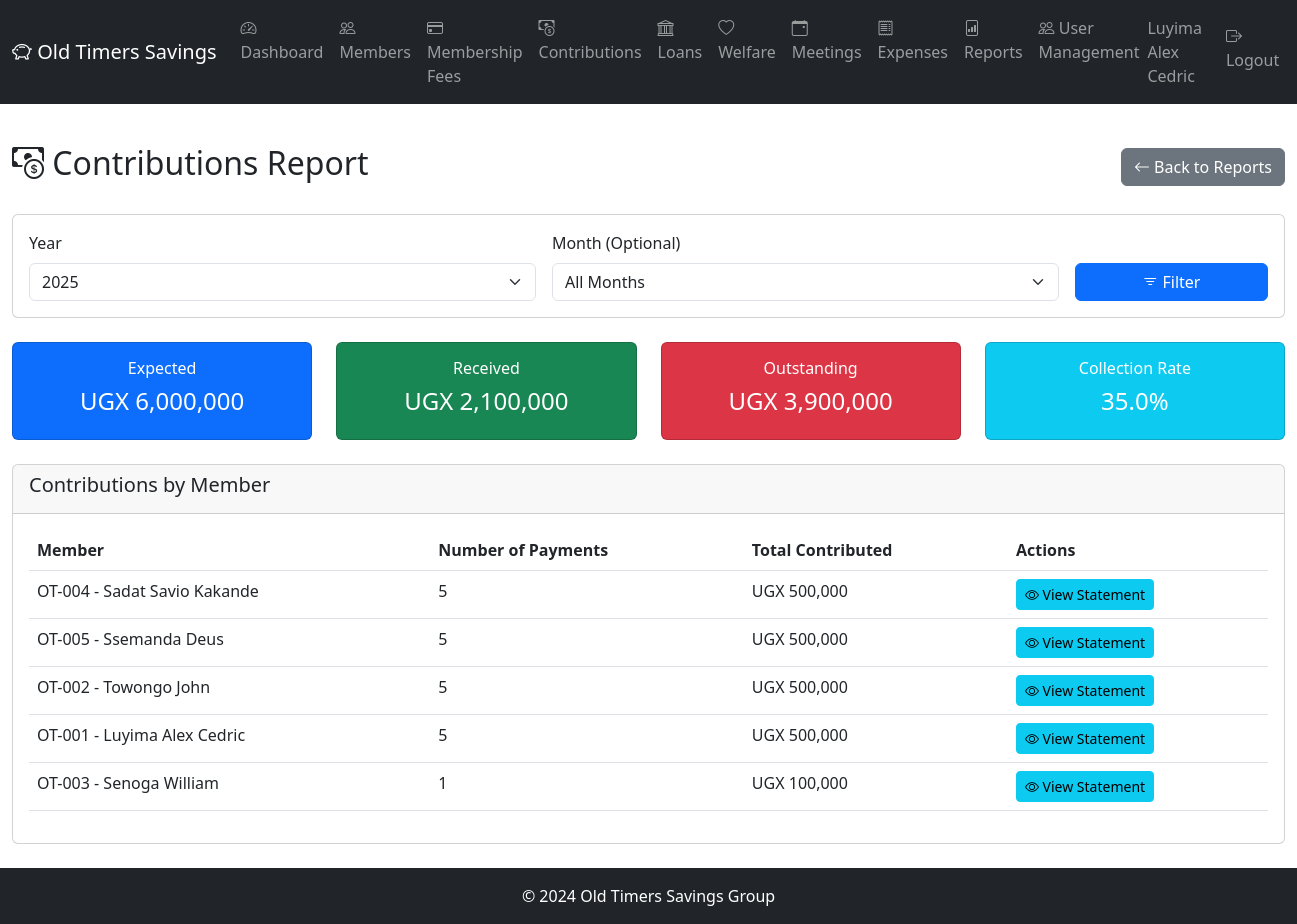
The app's page /reports/contributions (signed in) with its own data.
### app/models/member.py (models this page shows, shortened)
class Member(db.Model):
    __tablename__ = 'members'
    id = db.Column(db.Integer, primary_key=True)
    member_number = db.Column(db.String(10), unique=True, nullable=False)  # OT-001
    full_name = db.Column(db.String(100), nullable=False)
    national_id = db.Column(db.String(20), unique=True)
    date_of_birth = db.Column(db.Date)
    gender = db.Column(db.String(10))  # Male, Female
    phone_primary = db.Column(db.String(20), nullable=False)
    phone_secondary = db.Column(db.String(20))
    email = db.Column(db.String(100))
    physical_address = db.Column(db.Text)
    occupation = db.Column(db.String(100))
    date_joined = db.Column(db.Date, nullable=False)
    membership_fee_paid = db.Column(db.Boolean, default=False)
    membership_fee_date = db.Column(db.Date)
    membership_fee_receipt = db.Column(db.String(20))
    status = db.Column(db.String(20), default='Active')  # Active, Inactive, Suspended, Expelled, Deceased
    total_contributed = db.Column(db.Numeric(15, 2), default=0.00)
    consecutive_months_paid = db.Column(db.Integer, default=0)
    last_contribution_date = db.Column(db.Date)
    qualified_for_benefits = db.Column(db.Boolean, default=False)
    suspension_date = db.Column(db.Date)
    expulsion_date = db.Column(db.Date)
    expulsion_reason = db.Column(db.Text)
    refund_amount = db.Column(db.Numeric(15, 2))
    refund_paid = db.Column(db.Boolean, default=False)
    created_at = db.Column(db.DateTime, default=datetime.utcnow)
    updated_at = db.Column(db.DateTime, default=datetime.utcnow, onupdate=datetime.utcnow)
    created_by = db.Column(db.Integer)
    next_of_kin = db.relationship('NextOfKin', backref='member', lazy='dynamic', cascade='all, delete-orphan')
    contributions = db.relationship('Contribution', backref='member', lazy='dynamic')
    welfare_requests = db.relationship('WelfareRequest', backref='member', lazy='dynamic')
    loans = db.relationship('Loan', backref='member', lazy='dynamic', foreign_keys='Loan.member_id')
    loans_guaranteed1 = db.relationship('Loan', foreign_keys='Loan.guarantor1_id', lazy='dynamic')
    loans_guaranteed2 = db.relationship('Loan', foreign_keys='Loan.guarantor2_id', lazy='dynamic')

### app/routes/reports.py (the view)
@reports.route('/contributions')
@login_required
def contributions_report():
    if not (current_user.is_executive() or current_user.is_super_admin() or current_user.is_auditor()):
        abort(403)
    year = request.args.get('year', type=int)
    month = request.args.get('month', type=int)
    if not year:
        year = date.today().year
    query = Contribution.query
    if month:
        target_month = f"{year}-{month:02d}"
        query = query.filter(Contribution.contribution_month == target_month)
    else:
        query = query.filter(Contribution.contribution_month.like(f"{year}-%"))
    contributions = query.order_by(Contribution.payment_date.desc()).all()
    total_expected = len(Member.query.filter_by(status='Active').all()) * current_app.config['MONTHLY_CONTRIBUTION']
    if month:
        total_expected = total_expected  # For selected month
    else:
        total_expected = total_expected * 12  # For entire year
    total_received = sum(c.amount for c in contributions)
    total_outstanding = total_expected - total_received
    collection_rate = (total_received / total_expected * 100) if total_expected > 0 else 0
    member_contributions = {}
    for contrib in contributions:
        if contrib.member_id not in member_contributions:
            member_contributions[contrib.member_id] = {
                'member': contrib.member,
                'contributions': [],
                'total': 0
            }
        member_contributions[contrib.member_id]['contributions'].append(contrib)
        member_contributions[contrib.member_id]['total'] += contrib.amount
    return render_template('reports/contributions.html',
                         year=year,
                         month=month,
                         contributions=contributions,
                         member_contributions=member_contributions,
                         total_expected=total_expected,
                         total_received=total_received,
                         total_outstanding=total_outstanding,
                         collection_rate=collection_rate)

### app/models/user.py (called while the page is built)
@login_manager.user_loader
def load_user(user_id):
    return User.query.get(int(user_id))

    def is_super_admin(self):
        return self.role == 'SuperAdmin'

    def is_executive(self):
        return self.role == 'Executive'

### app/utils/helpers.py (called while the page is built)
def format_currency(amount):
    if amount is None:
        return "UGX 0"
    try:
        amount = float(amount)
        return f"UGX {amount:,.0f}"
    except (ValueError, TypeError):
        return "UGX 0"

### app/templates/reports/contributions.html (shortened to what this page needs)
{% extends "base.html" %}
{% block content %}
<div class="container-fluid py-4">
    <div class="d-flex justify-content-between align-items-center mb-4">
        <h2><i class="bi bi-cash-coin"></i> Contributions Report</h2>
        <a href="{{ url_for('reports.reports_index') }}" class="btn btn-secondary">
            <i class="bi bi-arrow-left"></i> Back to Reports
        </a>
    </div>
    <div class="card mb-4">
        <div class="card-body">
            <form method="GET" class="row g-3">
                <div class="col-md-5">
                    <label for="year" class="form-label">Year</label>
                    <select class="form-select" id="year" name="year">
                        {% for y in range(2020, 2031) %}
                        <option value="{{ y }}" {% if y == year %}selected{% endif %}>{{ y }}</option>
                        {% endfor %}
                    </select>
                </div>
                <div class="col-md-5">
                    <label for="month" class="form-label">Month (Optional)</label>
                    <select class="form-select" id="month" name="month">
                        <option value="">All Months</option>
                    </select>
                </div>
                <div class="col-md-2 d-flex align-items-end">
                    <button type="submit" class="btn btn-primary w-100">
                        <i class="bi bi-filter"></i> Filter
                    </button>
                </div>
            </form>
        </div>
    </div>
    <div class="row mb-4">
        <div class="col-md-3">
            <div class="card bg-primary text-white">
                <div class="card-body text-center">
                    <h6>Expected</h6>
                    <h4>{{ format_currency(total_expected) }}</h4>
                </div>
            </div>
        </div>
        <div class="col-md-3">
            <div class="card bg-success text-white">
                <div class="card-body text-center">
                    <h6>Received</h6>
                    <h4>{{ format_currency(total_received) }}</h4>
                </div>
            </div>
        </div>
        <div class="col-md-3">
            <div class="card bg-danger text-white">
                <div class="card-body text-center">
                    <h6>Outstanding</h6>
                    <h4>{{ format_currency(total_outstanding) }}</h4>
                </div>
            </div>
        </div>
        <div class="col-md-3">
            <div class="card bg-info text-white">
                <div class="card-body text-center">
                    <h6>Collection Rate</h6>
                    <h4>{{ "%.1f"|format(collection_rate) }}%</h4>
                </div>
            </div>
        </div>
    </div>
    <div class="card">
        <div class="card-header">
            <h5>Contributions by Member</h5>
        </div>
        <div class="card-body">
            {% if member_contributions %}
            <div class="table-responsive">
                <table class="table table-hover">
                    <thead>
                        <tr>
                            <th>Member</th>
                            <th>Number of Payments</th>
                            <th>Total Contributed</th>
                            <th>Actions</th>
                        </tr>
                    </thead>
                    <tbody>
                        {% for member_id, data in member_contributions.items() %}
                        <tr>
                            <td>{{ data.member.member_number }} - {{ data.member.full_name }}</td>
                            <td>{{ data.contributions|length }}</td>
                            <td>{{ format_currency(data.total) }}</td>
                            <td>
                                <a href="{{ url_for('reports.member_statement', member_id=member_id) }}"
                                   class="btn btn-sm btn-info">
                                    <i class="bi bi-eye"></i> View Statement
                                </a>
                            </td>
                        </tr>
                        {% endfor %}
                    </tbody>
                </table>
            </div>
            {% else %}
            <div class="alert alert-info">
                <i class="bi bi-info-circle"></i> No contributions found for the selected period.
            </div>
            {% endif %}
        </div>
    </div>
</div>
{% endblock %}

### app/templates/base.html (shortened to what this page needs)
<!DOCTYPE html>
<html lang="en">
<head>
    <link href="https://cdn.jsdelivr.net/npm/bootstrap@5.3.0/dist/css/bootstrap.min.css" rel="stylesheet">
    <link rel="stylesheet" href="https://cdn.jsdelivr.net/npm/bootstrap-icons@1.10.0/font/bootstrap-icons.css">
</head>
<body>
    {% if current_user.is_authenticated %}
    <nav class="navbar navbar-expand-lg navbar-dark bg-dark">
        <div class="container-fluid">
            <a class="navbar-brand" href="{{ url_for('main.dashboard') }}">
                <i class="bi bi-piggy-bank"></i> Old Timers Savings
            </a>
            <div class="collapse navbar-collapse">
                <ul class="navbar-nav me-auto">
                    <li class="nav-item">
                        <a class="nav-link" href="{{ url_for('main.dashboard') }}">
                            <i class="bi bi-speedometer2"></i> Dashboard
                        </a>
                    </li>
                    {% if current_user.is_super_admin() or current_user.is_executive() or current_user.is_auditor() %}
                    <li class="nav-item">
                        <a class="nav-link" href="{{ url_for('members.list_members') }}">
                            <i class="bi bi-people"></i> Members
                        </a>
                    </li>
                    <li class="nav-item">
                        <a class="nav-link" href="{{ url_for('membership_fees.list_members') }}">
                            <i class="bi bi-credit-card"></i> Membership Fees
                        </a>
                    </li>
                    <li class="nav-item">
                        <a class="nav-link" href="{{ url_for('contributions.list_contributions') }}">
                            <i class="bi bi-cash-coin"></i> Contributions
                        </a>
                    </li>
                    <li class="nav-item">
                        <a class="nav-link" href="{{ url_for('loans.list_loans') }}">
                            <i class="bi bi-bank"></i> Loans
                        </a>
                    </li>
                    <li class="nav-item">
                        <a class="nav-link" href="{{ url_for('welfare.list_requests') }}">
                            <i class="bi bi-heart"></i> Welfare
                        </a>
                    </li>
                    <li class="nav-item">
                        <a class="nav-link" href="{{ url_for('meetings.list_meetings') }}">
                            <i class="bi bi-calendar-event"></i> Meetings
                        </a>
                    </li>
                    <li class="nav-item">
                        <a class="nav-link" href="{{ url_for('expenses.list_expenses') }}">
                            <i class="bi bi-receipt"></i> Expenses
                        </a>
                    </li>
                    {% endif %}
                    <li class="nav-item">
                        <a class="nav-link" href="{{ url_for('reports.reports_index') }}">
                            <i class="bi bi-file-bar-graph"></i> Reports
                        </a>
                    </li>
                    {% if current_user.is_super_admin() %}
                    <li class="nav-item">
                        <a class="nav-link" href="{{ url_for('users.list_users') }}">
                            <i class="bi bi-people"></i> User Management
                        </a>
                    </li>
                    {% endif %}
                </ul>
                <ul class="navbar-nav ms-auto">
                    <li class="nav-item">
                        <span class="navbar-text me-3">
                            {{ current_user.member.full_name }}
                        </span>
                    </li>
                    <li class="nav-item">
                        <a class="nav-link" href="{{ url_for('auth.logout') }}">
                            <i class="bi bi-box-arrow-right"></i> Logout
                        </a>
                    </li>
                </ul>
            </div>
        </div>
    </nav>
    {% endif %}
    <main>
        {% block content %}{% endblock %}
    </main>
    <footer class="bg-dark text-white text-center py-3 mt-auto">
        <p class="mb-0">&copy; 2024 Old Timers Savings Group</p>
    </footer>
</body>
</html>

### app/templates/base.html (style rules this page uses)
body { min-height: 100vh; display: flex; flex-direction: column; }
main { flex: 1; }

### records on screen
Member: member.full_name "Luyima Alex Cedric", member.member_number "OT-001", member.full_name "Luyima Alex Cedric"
Member: member.member_number "OT-004", member.full_name "Sadat Savio Kakande"
Member: member.member_number "OT-005", member.full_name "Ssemanda Deus"
Member: member.member_number "OT-002", member.full_name "Towongo John"
Member: member.member_number "OT-003", member.full_name "Senoga William"

### other values on screen
{{ "%.1f"|format(collection_rate) }} "35.0"
{{ data.contributions|length }} "5" "5" "5" "5" "1"
form field year "2025"
